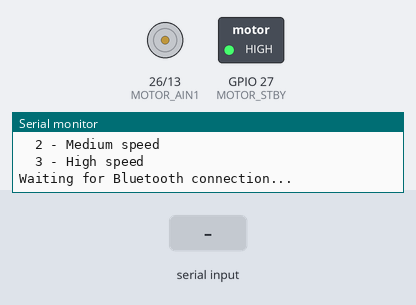
Bench run of a sketch on a simulated ESP32. On the bench: motor-driver pin pairs drawn as motors (green arrow = first pin HIGH = forward, orange = second pin HIGH = backward, longer = more drive, scaled by the enable pin, stopped while the standby pin is LOW), switched loads named in the sketch (green lamp = pin HIGH), the last lines printed to the serial monitor. The inputs (shaded band) are chosen by the test bench. Nothing arrives over Bluetooth unless stated.

Above: at 2.2 s.
2.3 s: "F" received over Serial
At 2.6 s:
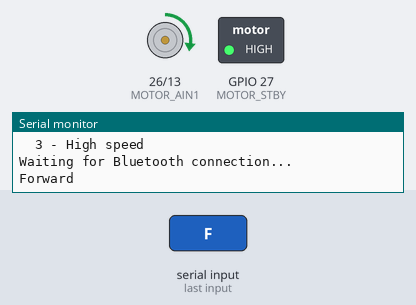
3.8 s: "B" received over the second serial link
At 5.0 s:
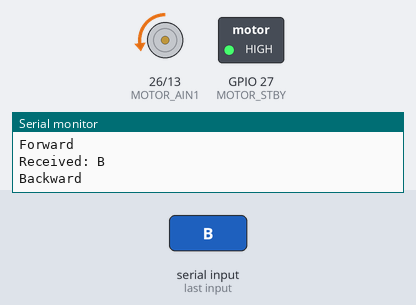
5.3 s: "S" received over Serial
At 6.3 s:
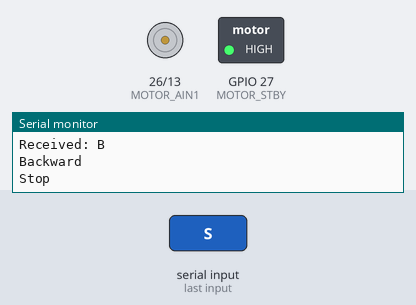
6.8 s: "f" received over Serial
At 7.5 s:
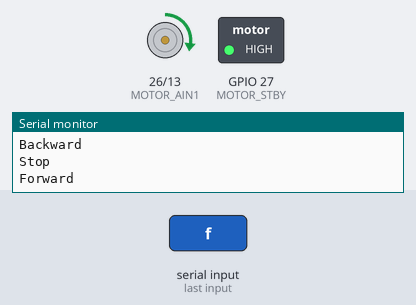
8.3 s: "B" received over Serial
At 9.5 s:
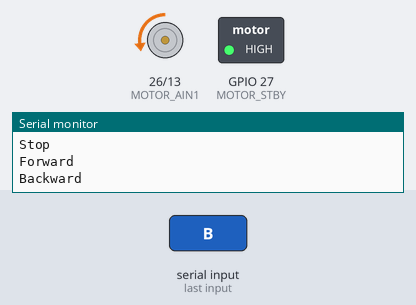
9.8 s: "F" received over the second serial link
At 10.8 s:
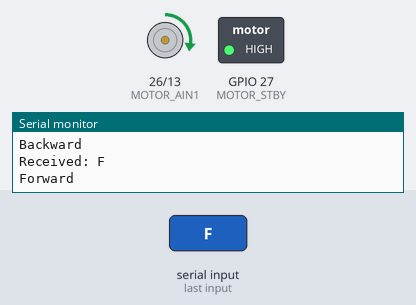
Timing chart, 0 to 12.3 s (numbered marks = the images above; inputs shaded):
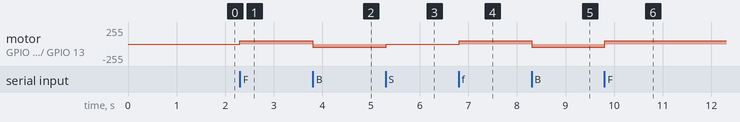

Measured:
- after the input at 2.3 s, motor on GPIO 26 (MOTOR_AIN1) / GPIO 13 (MOTOR_AIN2): stopped → forward 50/255 at once
- after the input at 3.8 s, motor on GPIO 26 (MOTOR_AIN1) / GPIO 13 (MOTOR_AIN2): forward 50/255 → backward 50/255 at once
- after the input at 5.3 s, motor on GPIO 26 (MOTOR_AIN1) / GPIO 13 (MOTOR_AIN2): backward 50/255 → stopped at once
- after the input at 6.8 s, motor on GPIO 26 (MOTOR_AIN1) / GPIO 13 (MOTOR_AIN2): stopped → forward 50/255 at once
- after the input at 8.3 s, motor on GPIO 26 (MOTOR_AIN1) / GPIO 13 (MOTOR_AIN2): forward 50/255 → backward 50/255 at once
- after the input at 9.8 s, motor on GPIO 26 (MOTOR_AIN1) / GPIO 13 (MOTOR_AIN2): backward 50/255 → forward 50/255 at once

The sketch:

bluetooth_Driving.ino
```cpp
/*
 * Bluetooth Controlled Driving - Standalone Version
 *
 * This is a minimal implementation for Bluetooth control of the car.
 * No autonomous driving, no data logging, no WiFi.
 * Just manual control via Bluetooth commands.
 *
 * Usage:
 * 1. Upload this to ESP32
 * 2. Connect via Bluetooth (default name: "ESP32_Car")
 * 3. Send commands: F/B/L/R/S (Forward/Backward/Left/Right/Stop)
 * 4. Speed control: 1/2/3 (Low/Medium/High)
 */

#include <Arduino.h>
#include "BluetoothSerial.h"

#if !defined(CONFIG_BT_ENABLED) || !defined(CONFIG_BLUEDROID_ENABLED)
#error "Bluetooth is not enabled! Please run `make menuconfig` to enable it"
#endif

BluetoothSerial SerialBT;

// Motor Control
#define MOTOR_STBY 27
#define MOTOR_PWMA 25
#define MOTOR_AIN1 26
#define MOTOR_AIN2 13

// Speed Levels
#define SPEED_LOW 85
#define SPEED_MEDIUM 170
#define SPEED_HIGH 255

#define MIN_MOTOR_SPEED 50
const int PWMFreq = 20000;
const int PWMResolution = 8;
const int motorPWMSpeedChannel = 4;

int currentSpeed = SPEED_MEDIUM;
int currentRightSpeed = 0;
int currentLeftSpeed = 0;

// Motor Control Functions
void applyAcceleration(int targetRightSpeed, int targetLeftSpeed) {
  const int ACCEL_STEP = 5;
  const int DECEL_STEP = 8;

  if (targetRightSpeed > currentRightSpeed) {
    currentRightSpeed += ACCEL_STEP;
    if (currentRightSpeed > targetRightSpeed) currentRightSpeed = targetRightSpeed;
  } else if (targetRightSpeed < currentRightSpeed) {
    currentRightSpeed -= DECEL_STEP;
    if (currentRightSpeed < targetRightSpeed) currentRightSpeed = targetRightSpeed;
  }

  if (targetLeftSpeed > currentLeftSpeed) {
    currentLeftSpeed += ACCEL_STEP;
    if (currentLeftSpeed > targetLeftSpeed) currentLeftSpeed = targetLeftSpeed;
  } else if (targetLeftSpeed < currentLeftSpeed) {
    currentLeftSpeed -= DECEL_STEP;
    if (currentLeftSpeed < targetLeftSpeed) currentLeftSpeed = targetLeftSpeed;
  }
}

void rotateMotor(int rightMotorSpeed, int leftMotorSpeed) {
  applyAcceleration(rightMotorSpeed, leftMotorSpeed);

  int combinedSpeed = (currentRightSpeed + currentLeftSpeed) / 2;

  digitalWrite(MOTOR_STBY, HIGH);

  if (combinedSpeed < 0) {
    digitalWrite(MOTOR_AIN1, LOW);
    digitalWrite(MOTOR_AIN2, HIGH);
  } else if (combinedSpeed > 0) {
    digitalWrite(MOTOR_AIN1, HIGH);
    digitalWrite(MOTOR_AIN2, LOW);
  } else {
    digitalWrite(MOTOR_AIN1, LOW);
    digitalWrite(MOTOR_AIN2, LOW);
  }

  int pwmValue = abs(combinedSpeed);
  if (pwmValue > 0 && pwmValue < MIN_MOTOR_SPEED) {
    pwmValue = MIN_MOTOR_SPEED;
  }
  ledcWrite(motorPWMSpeedChannel, pwmValue);
}

void stopMotors() {
  rotateMotor(0, 0);
}

void driveForward(int speed) {
  rotateMotor(speed, speed);
}

void turnLeft(int speed) {
  rotateMotor(speed, -speed);
}

void turnRight(int speed) {
  rotateMotor(-speed, speed);
}

void driveBackward(int speed) {
  rotateMotor(-speed, -speed);
}

void setup() {
  Serial.begin(115200);
  delay(1000);

  Serial.println("========================================");
  Serial.println("  BLUETOOTH CONTROLLED DRIVING");
  Serial.println("========================================");
  Serial.println();

  // Initialize motor pins
  pinMode(MOTOR_AIN1, OUTPUT);
  pinMode(MOTOR_AIN2, OUTPUT);
  pinMode(MOTOR_PWMA, OUTPUT);
  pinMode(MOTOR_STBY, OUTPUT);
  digitalWrite(MOTOR_STBY, HIGH);
  digitalWrite(MOTOR_AIN1, LOW);
  digitalWrite(MOTOR_AIN2, LOW);

  // Setup PWM
  ledcSetup(motorPWMSpeedChannel, PWMFreq, PWMResolution);
  ledcAttachPin(MOTOR_PWMA, motorPWMSpeedChannel);

  // Initialize Bluetooth
  SerialBT.begin("ESP32_Car");
  Serial.println("Bluetooth initialized");
  Serial.println("Device name: ESP32_Car");
  Serial.println();
  Serial.println("Commands:");
  Serial.println("  F - Forward");
  Serial.println("  B - Backward");
  Serial.println("  L - Turn Left");
  Serial.println("  R - Turn Right");
  Serial.println("  S - Stop");
  Serial.println("  1 - Low speed");
  Serial.println("  2 - Medium speed");
  Serial.println("  3 - High speed");
  Serial.println();
  Serial.println("Waiting for Bluetooth connection...");
}

void loop() {
  // Check Bluetooth commands
  if (SerialBT.available()) {
    char cmd = SerialBT.read();
    Serial.print("Received: ");
    Serial.println(cmd);

    switch (cmd) {
      case 'F':
      case 'f':
        driveForward(currentSpeed);
        SerialBT.println("Forward");
        Serial.println("Forward");
        break;

      case 'B':
      case 'b':
        driveBackward(currentSpeed);
        SerialBT.println("Backward");
        Serial.println("Backward");
        break;

      case 'L':
      case 'l':
        turnLeft(currentSpeed);
        SerialBT.println("Turn Left");
        Serial.println("Turn Left");
        break;

      case 'R':
      case 'r':
        turnRight(currentSpeed);
        SerialBT.println("Turn Right");
        Serial.println("Turn Right");
        break;

      case 'S':
      case 's':
        stopMotors();
        SerialBT.println("Stop");
        Serial.println("Stop");
        break;

      case '1':
        currentSpeed = SPEED_LOW;
        SerialBT.println("Speed: LOW");
        Serial.println("Speed: LOW");
        break;

      case '2':
        currentSpeed = SPEED_MEDIUM;
        SerialBT.println("Speed: MEDIUM");
        Serial.println("Speed: MEDIUM");
        break;

      case '3':
        currentSpeed = SPEED_HIGH;
        SerialBT.println("Speed: HIGH");
        Serial.println("Speed: HIGH");
        break;

      default:
        SerialBT.println("Unknown command");
        Serial.println("Unknown command");
        break;
    }
  }

  // Also check Serial for debugging
  if (Serial.available()) {
    char cmd = Serial.read();

    switch (cmd) {
      case 'F':
      case 'f':
        driveForward(currentSpeed);
        Serial.println("Forward");
        break;

      case 'B':
      case 'b':
        driveBackward(currentSpeed);
        Serial.println("Backward");
        break;

      case 'L':
      case 'l':
        turnLeft(currentSpeed);
        Serial.println("Turn Left");
        break;

      case 'R':
      case 'r':
        turnRight(currentSpeed);
        Serial.println("Turn Right");
        break;

      case 'S':
      case 's':
        stopMotors();
        Serial.println("Stop");
        break;

      case '1':
        currentSpeed = SPEED_LOW;
        Serial.println("Speed: LOW");
        break;

      case '2':
        currentSpeed = SPEED_MEDIUM;
        Serial.println("Speed: MEDIUM");
        break;

      case '3':
        currentSpeed = SPEED_HIGH;
        Serial.println("Speed: HIGH");
        break;

      default:
        break;
    }

    while (Serial.available()) Serial.read();
  }

  delay(10);
}
```
